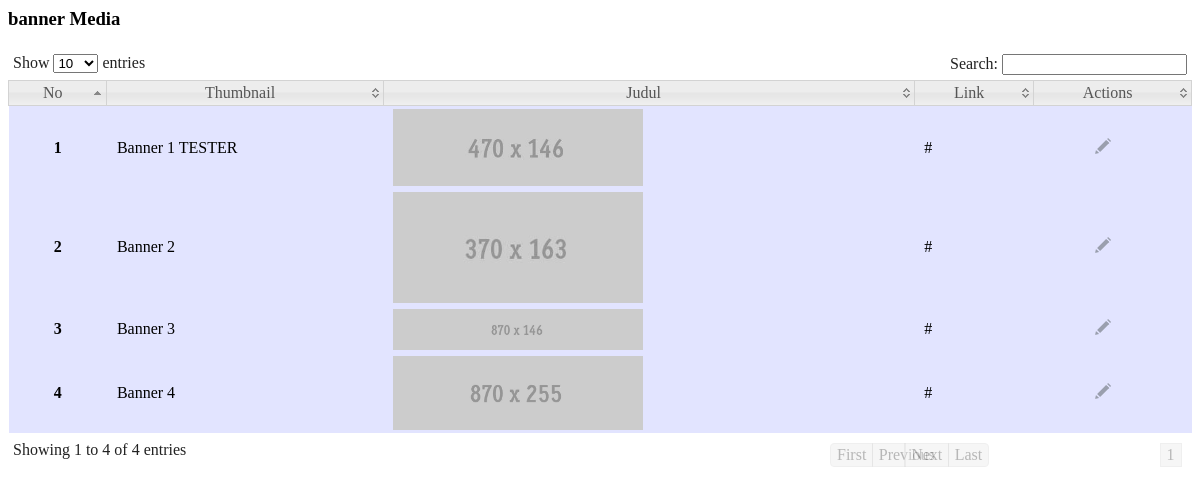
/@admin/module/mod_banner/banner.php (signed in), run on the app's committed database.
### tables this page shows
CREATE TABLE IF NOT EXISTS `banner` (
  `id_banner` int(5) NOT NULL,
  `judul` varchar(100) NOT NULL,
  `url` varchar(100) NOT NULL,
  `gambar` varchar(100) NOT NULL,
  `tgl_posting` date NOT NULL
);

### @admin/module/mod_banner/banner.php (the view, shortened to what this page needs)
<?php
 if (empty($_SESSION['username']) AND empty($_SESSION['passuser'])){
  echo "<link href='style.css' rel='stylesheet' type='text/css'>
 <center>Untuk mengakses modul, Anda harus login <br>";
  echo "<a href=../../index.php><b>LOGIN</b></a></center>";
}
else { ?>
		<?php
		switch($_GET['act']){
			default:
		?>
		<article style="min-width:535px;" class="module width_3_quarter">
			<header><h3 class="tabs_involved">banner Media</h3>
			</header>
			<table class='display' id='example'>
			<thead>
				<tr>
    				<th>No</th>
    				<th>Thumbnail</th>
    				<th>Judul</th>
    				<th>Link</th>
    				<th>Actions</th>
				</tr>
			</thead>
			<tbody>
			<?php
				$no=1;
				$slide = mysql_query("SELECT * FROM banner ORDER BY id_banner ASC");
				while($s=mysql_fetch_array($slide)){
				?>
				<tr style="background: #E2E4FF;">
    				<th><?php echo"$no" ?></th>
    				<td><?php echo"$s[judul]" ?></td>
    				<td><img width="250px" src="../well_img/banner/<?php echo"$s[gambar]" ?>"/></td>
    				<td><?php echo"$s[url]" ?></td>
    				<td style="text-align:center"><a href="<?php echo"?module=banner&act=edit&id=$s[id_banner]";?>"><input type="image" src="images/icn_edit.png" title="Edit"></a>&nbsp;&nbsp;&nbsp;&nbsp;&nbsp;
				</tr>
			<?php $no++; } ?>
			</tbody>
			</table>
		</article>
		<?php break;
		?>
		<?php
		 } ?>
<?php } ?>

### @admin/media/css/demo_table_jui.css (style rules this page uses)
table.display thead th { padding: 3px 0px 3px 10px; cursor: pointer; * cursor: hand; }
table.display { margin: 0 auto; width: 100%; clear: both; border-collapse: collapse; }
table.display td { padding: 3px 10px; }
tr.odd { background-color: #E2E4FF; }
tr.even { background-color: white; }

### data on the page
banner: judul "Banner 1 TESTER", gambar (picture), url "#"
banner: judul "Banner 2", gambar (picture), url "#"
banner: judul "Banner 3", gambar (picture), url "#"
banner: judul "Banner 4", gambar (picture), url "#"
